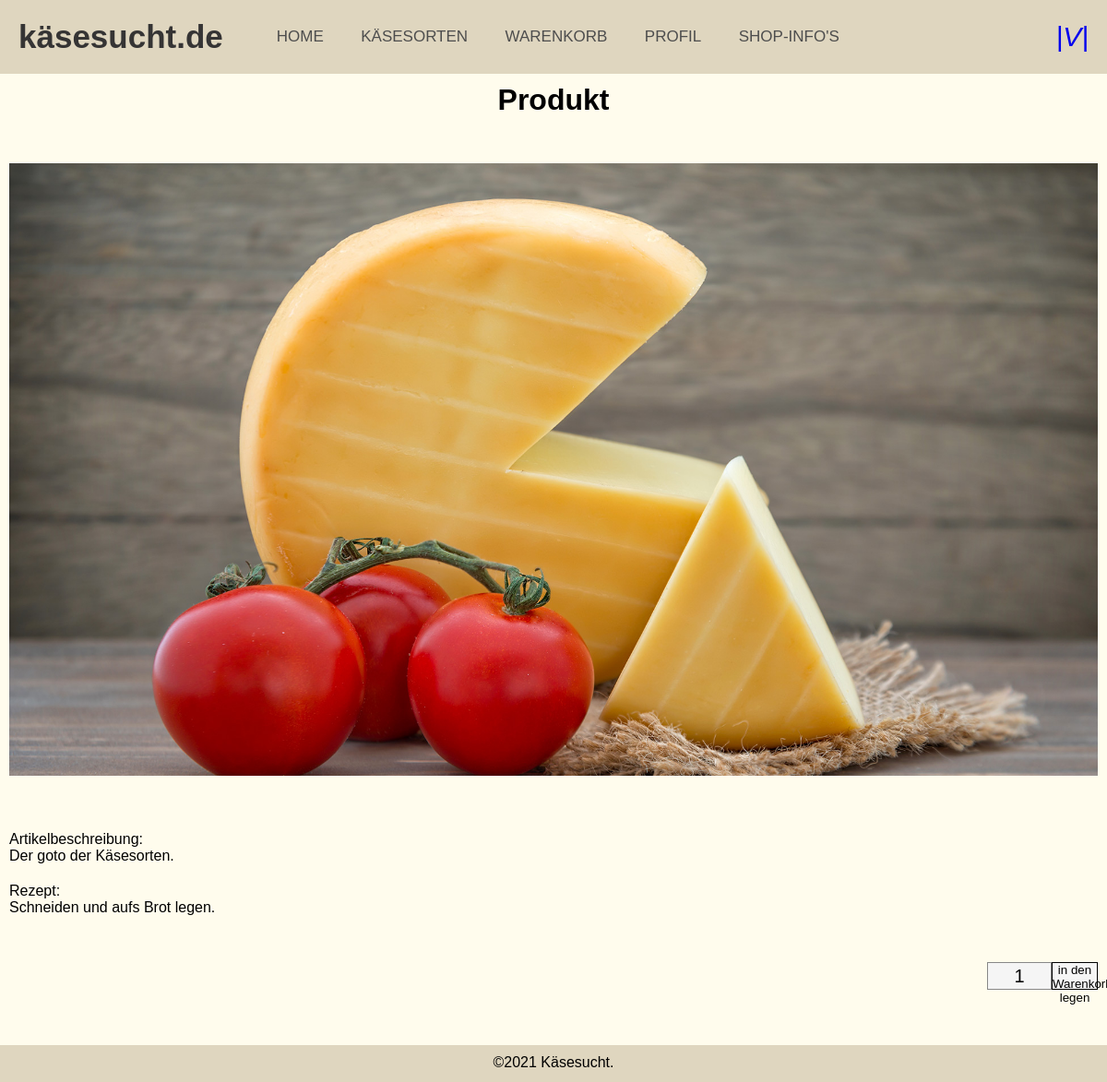
The page /index.php?c=shopping&a=product&id=1 on the database its author committed.
### tables this page shows
CREATE TABLE IF NOT EXISTS `cheese` (
  `id` INT NOT NULL AUTO_INCREMENT,
  `createdAt` TIMESTAMP NOT NULL DEFAULT CURRENT_TIMESTAMP,
  `updatetAt` TIMESTAMP NULL DEFAULT NULL ON UPDATE CURRENT_TIMESTAMP,
  `cheeseName` VARCHAR(45) NOT NULL,
  `sort_id` INT NOT NULL,
  `price_id` INT NOT NULL,
  `qtyInStock` INT NOT NULL,
  `descrip` TINYTEXT NOT NULL,
  `recipe` TEXT NULL,
  `taste` VARCHAR(1) NOT NULL CHECK (taste = 'M' OR taste ='W'),
  `lactose` TINYINT(1) NOT NULL,
  `milkType` VARCHAR(1) NULL CHECK (milkType = 'B' OR milkType = 'K' OR milkType ='S' OR milkType = 'Z'),
  `rawMilk` TINYINT(1) NOT NULL,
  `pictureName` VARCHAR(50) NULL,
  CONSTRAINT UC_cheese UNIQUE (id),
  PRIMARY KEY (`id`, `sort_id`, `price_id`),
  CONSTRAINT `fk_cheese_sort`
    FOREIGN KEY (`sort_id`)
    REFERENCES `sort` (`id`)
    ON DELETE NO ACTION
    ON UPDATE NO ACTION,
  CONSTRAINT `fk_cheese_price1`
    FOREIGN KEY (`price_id`)
    REFERENCES `price` (`id`)
    ON DELETE NO ACTION
    ON UPDATE NO ACTION);

### core/model.class.php (called while the page is built, shortened)
<?php
abstract class Model
{
    protected $schema = [
    ];
    private $data = [
    ];
    public function __get($key)
    {
        if(array_key_exists($key,$this->data))
        {
            return $this->data[$key];
        }
        throw new \Exception('You can not access to property "'.$key.'" for the class "'.get_called_class().'"');
    }
    public function __set($key,$value)
    {
        if(array_key_exists($key,$this->schema))
        {
            $this->data[$key] = $value;
            return;
        }
        throw new \Exception('You can not write to property "'.$key.'" for the class "'.get_called_class().'"');
    }
    public static function tablename()
    {
        $class = get_called_class();
        if(defined($class.'::TABLENAME'))
        {
            return $class::TABLENAME;
        }
        return null;
    }
}

### models/cheeseFull.php (called while the page is built, shortened)
<?php
class ModelCheeseFull extends \kae\core\Model
{
  public static function find($where = '')
    {
        $db = $GLOBALS['db'];
        $result = null;
        try
        {
            $sql = 'SELECT cheese.id, cheese.createdAt, cheese.updatetAt, cheeseName, sort_id, price_id, qtyInStock, descrip, recipe, taste, lactose, milkType, rawMilk, pictureName, sortName, pricePerUnit FROM '.self::tablename().' JOIN sort ON cheese.sort_id = sort.id JOIN price ON cheese.price_id = price.id';
            if(!empty($where))
            {
                $sql .= ' WHERE cheese.'.$where.';';
            }
            $result = $db->query($sql)->fetchAll();
        }
        catch(\PDOException $e)
        {
            die('Select statement failed: '. $e->getMessage());
        }
        return $result;
    }
    public static function findOne($whereStr = '1')
    {
        $results = self::find($whereStr);
        if(count($results) > 0)
        {
            return $results[0];
        }
        return null;
    }
}

### views/shopping/product.php (the view, shortened to what this page needs)
<div class="head--container">
	<h1>Produkt</h1>
</div>
<div class="panel">
	<div class="">
		<img class="product_image" src=<?echo(ASSETPATH.'images'.DIRECTORY_SEPARATOR.$this->fullProduct->__get('pictureName')); ?>>
	</div>
</div>
<div class="panel">
	<div class="text-box">
		<p>
			Artikelbeschreibung:<br>
			<?echo($this->fullProduct->__get('descrip'));?>
		</p>
	</div>
	<div class="text-box">
		<p>
			Rezept:<br>
			<?echo($this->fullProduct->__get('recipe'));?>
		</p>
	</div>
</div>
<div class="panel">
</div>
<div class="panel">
</div>

### assets/stylesheets/styles.css (style rules this page uses)
body { background-color: rgb(255, 252, 237); height: 100%; display: table; width: 100%; }
html, body { overflow: auto; }
.product_image { width: 100%; height : auto; margin : 30px auto; display: block; justify-content: center; align-content: center; }
.footer { width: 100%; height: 40px; background-color: rgb(223, 214, 191); margin: 20px 0px 0px 0px; overflow: hidden; position: relative; padding-top: 10px; bottom: 0; text-align: center; }
.head--container { padding: 10px 10px; }
.head--container h1 { text-align: center; }
.panel { width:100%; padding: 10px 10px; margin-bottom: 10px; }
.text-box p { margin-bottom: 20px; }

### assets/stylesheets/navBar.css (style rules this page uses)
* { padding: 0; margin: 0; text-decoration: none; list-style: none; box-sizing: border-box; }
body { font-family: Arial, Helvetica, sans-serif; }
nav { background: rgb(223, 214, 191); height: 80px; width: 100%; }
label.logo a { color: rgb(53, 52, 52); font-size: 35px; line-height: 80px; float: left; padding: 0 20px; font-weight: bold; }
nav ul { float: left; margin-left: 20px; }
nav ul li { display: inline-block; line-height: 80px; margin: 0 5px; }
nav ul li a { color: rgb(77, 77, 77); font-size: 17px; text-transform: uppercase; padding: 30px 13px; border-radius: 5px; }
.menu, .login { font-size: 30px; color: grey; float: left; line-height: 80px; cursor: pointer; }
.login { float: right; margin-right: 20px; }

### rows shown on the page
cheese: pictureName (picture), descrip "Der goto der Käsesorten.", recipe "Schneiden und aufs Brot legen."

### other values the page prints
form field chQuantity "1"
